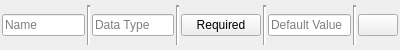
<?xml version="1.0" encoding="UTF-8"?>
<ui version="4.0">
 <class>Form</class>
 <widget class="QWidget" name="Form">
  <property name="geometry">
   <rect>
    <x>0</x>
    <y>0</y>
    <width>400</width>
    <height>50</height>
   </rect>
  </property>
  <property name="sizePolicy">
   <sizepolicy hsizetype="Preferred" vsizetype="Minimum">
    <horstretch>0</horstretch>
    <verstretch>0</verstretch>
   </sizepolicy>
  </property>
  <property name="minimumSize">
   <size>
    <width>0</width>
    <height>50</height>
   </size>
  </property>
  <property name="windowTitle">
   <string>Form</string>
  </property>
  <layout class="QHBoxLayout" name="horizontalLayout">
   <property name="spacing">
    <number>2</number>
   </property>
   <property name="leftMargin">
    <number>2</number>
   </property>
   <property name="topMargin">
    <number>1</number>
   </property>
   <property name="rightMargin">
    <number>2</number>
   </property>
   <property name="bottomMargin">
    <number>1</number>
   </property>
   <item>
    <widget class="QLineEdit" name="nameEdit">
     <property name="text">
      <string/>
     </property>
     <property name="placeholderText">
      <string>Name</string>
     </property>
    </widget>
   </item>
   <item>
    <widget class="Line" name="line">
     <property name="sizePolicy">
      <sizepolicy hsizetype="Fixed" vsizetype="Expanding">
       <horstretch>0</horstretch>
       <verstretch>25</verstretch>
      </sizepolicy>
     </property>
     <property name="maximumSize">
      <size>
       <width>16777215</width>
       <height>40</height>
      </size>
     </property>
     <property name="lineWidth">
      <number>2</number>
     </property>
     <property name="orientation">
      <enum>Qt::Vertical</enum>
     </property>
    </widget>
   </item>
   <item>
    <widget class="QLineEdit" name="typeEdit">
     <property name="text">
      <string/>
     </property>
     <property name="placeholderText">
      <string>Data Type</string>
     </property>
    </widget>
   </item>
   <item>
    <widget class="Line" name="line_2">
     <property name="sizePolicy">
      <sizepolicy hsizetype="Fixed" vsizetype="Fixed">
       <horstretch>0</horstretch>
       <verstretch>25</verstretch>
      </sizepolicy>
     </property>
     <property name="maximumSize">
      <size>
       <width>16777215</width>
       <height>40</height>
      </size>
     </property>
     <property name="lineWidth">
      <number>2</number>
     </property>
     <property name="orientation">
      <enum>Qt::Vertical</enum>
     </property>
    </widget>
   </item>
   <item>
    <widget class="QPushButton" name="optionalButton">
     <property name="text">
      <string>Required</string>
     </property>
    </widget>
   </item>
   <item>
    <widget class="Line" name="line_3">
     <property name="sizePolicy">
      <sizepolicy hsizetype="Fixed" vsizetype="Maximum">
       <horstretch>0</horstretch>
       <verstretch>25</verstretch>
      </sizepolicy>
     </property>
     <property name="maximumSize">
      <size>
       <width>16777215</width>
       <height>40</height>
      </size>
     </property>
     <property name="lineWidth">
      <number>2</number>
     </property>
     <property name="orientation">
      <enum>Qt::Vertical</enum>
     </property>
    </widget>
   </item>
   <item>
    <widget class="QLineEdit" name="defaultEdit">
     <property name="text">
      <string/>
     </property>
     <property name="placeholderText">
      <string>Default Value</string>
     </property>
    </widget>
   </item>
   <item>
    <widget class="Line" name="line_4">
     <property name="sizePolicy">
      <sizepolicy hsizetype="Fixed" vsizetype="Maximum">
       <horstretch>0</horstretch>
       <verstretch>25</verstretch>
      </sizepolicy>
     </property>
     <property name="maximumSize">
      <size>
       <width>16777215</width>
       <height>40</height>
      </size>
     </property>
     <property name="lineWidth">
      <number>2</number>
     </property>
     <property name="orientation">
      <enum>Qt::Vertical</enum>
     </property>
    </widget>
   </item>
   <item>
    <widget class="QPushButton" name="deleteButton">
     <property name="text">
      <string/>
     </property>
     <property name="icon">
      <iconset resource="../../../icons.qrc">
       <normaloff>:/icon/resources/icons/pastel/delete.png</normaloff>:/icon/resources/icons/pastel/delete.png</iconset>
     </property>
     <property name="iconSize">
      <size>
       <width>20</width>
       <height>20</height>
      </size>
     </property>
    </widget>
   </item>
  </layout>
 </widget>
 <resources>
  <include location="../../../icons.qrc"/>
 </resources>
 <connections>
  <connection>
   <sender>deleteButton</sender>
   <signal>clicked()</signal>
   <receiver>Form</receiver>
   <slot>deleteLater()</slot>
   <hints>
    <hint type="sourcelabel">
     <x>374</x>
     <y>22</y>
    </hint>
    <hint type="destinationlabel">
     <x>199</x>
     <y>22</y>
    </hint>
   </hints>
  </connection>
 </connections>
</ui>
